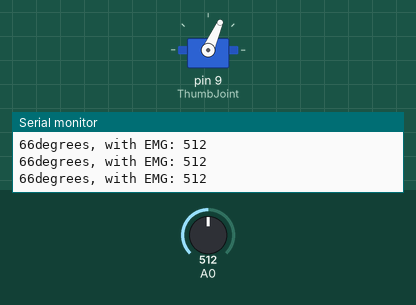
A sketch run on a simulated Arduino Uno, built with avr-gcc and run on an emulated ATmega328P. Shown: servo, the last lines printed to the serial monitor. The test bench sets the inputs (shaded band); at power-on: A0 = 512.

Above: at 1.2 s.
1.3 s: A0 set to 213
At 2.5 s:
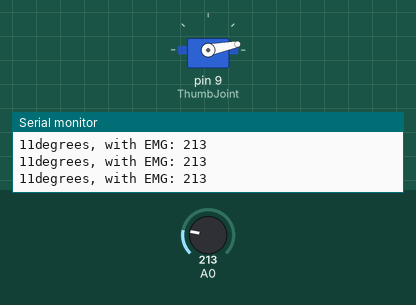
2.8 s: A0 set to 192
At 4.0 s:
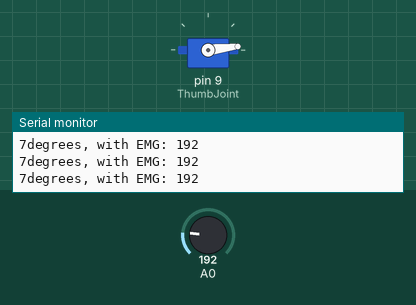
4.3 s: A0 set to 306
At 4.7 s:
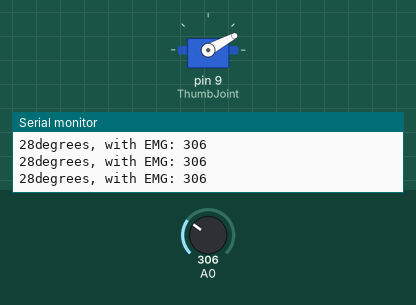
5.8 s: A0 set to 685
At 6.3 s:
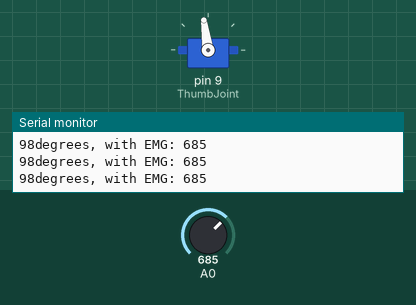
7.3 s: A0 set to 707
At 8.2 s:
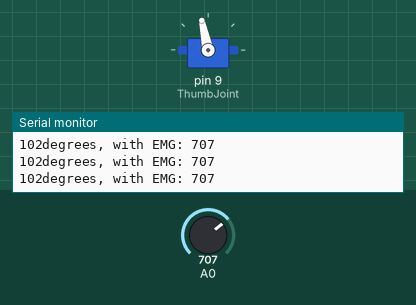
8.8 s: A0 set to 1023
At 10.0 s:
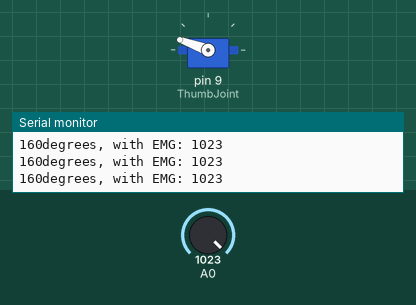
Timing chart, 0 to 11.3 s (numbered marks = the images above; inputs shaded):
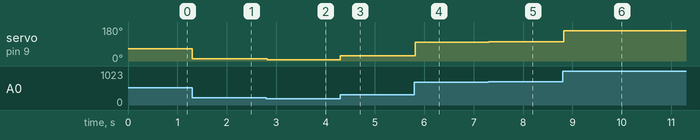

The sketch:

CS207_emg_value_test.ino
```cpp
//CS207_emg_value_test
//Initial Prototyping- practicing to understand how the servo motor works, based off the code developed by Walter Lee in
//his article: Unofficial Myoware Sensor Tutorial
//This was moreso used for displaying and keeping track of values
#include <Servo.h>    // Using the Servo library
Servo ThumbJoint;     // Naming our servo
int EMGsig;           // Store the EMG signal value
int servoPosition;    // The position (angle) value for the servo
int threshold = 150;  // Move the servo when EMG signal is above this threshold. Remember it ranges 0–1023.

void setup() {
 Serial.begin(9600); // Starting the communication with the computer
 ThumbJoint.attach(9); // Tell the servo it is plugged into pin 9
}

void loop() {
 EMGsig = analogRead(A0); // Read the analog values of the rectified+integrated EMG signal (0–1023)

 if (EMGsig < threshold){     // If EMG signal is below the threshold
    servoPosition = 00;       // Servo will remain at 20 degrees.
  }
  else{            // If the EMG signal is above the threshold,
   servoPosition=map(EMGsig,threshold,1023,0,160);
  // The servo angle will be mapped with the EMG signal,
  // changing the range of 300(our threshold)-1023 into the range of 20-160 degrees.
  // 20 and 160 can be switched depending on which direction of rotation you want.
  }

  ThumbJoint.write(servoPosition);
    // Move the servo to the ‘servoPosition’ degree
   Serial.print(servoPosition);Serial.print("degrees, with EMG: ");Serial.println(EMGsig);
    // Display the servo and EMG values.
   delay(20);
    //20ms delay to not cause it to move as frantically. But this can be adjusted as you like.
}
```

Measured:
- after the input at 1.3 s, servo on pin 9 (ThumbJoint): 66° → 11° at once
- after the input at 2.8 s, servo on pin 9 (ThumbJoint): 11° → 7° at once
- after the input at 4.3 s, servo on pin 9 (ThumbJoint): 7° → 28° at once
- after the input at 5.8 s, servo on pin 9 (ThumbJoint): 28° → 98° at once
- after the input at 7.3 s, servo on pin 9 (ThumbJoint): 98° → 102° at once
- after the input at 8.8 s, servo on pin 9 (ThumbJoint): 102° → 160° at once
